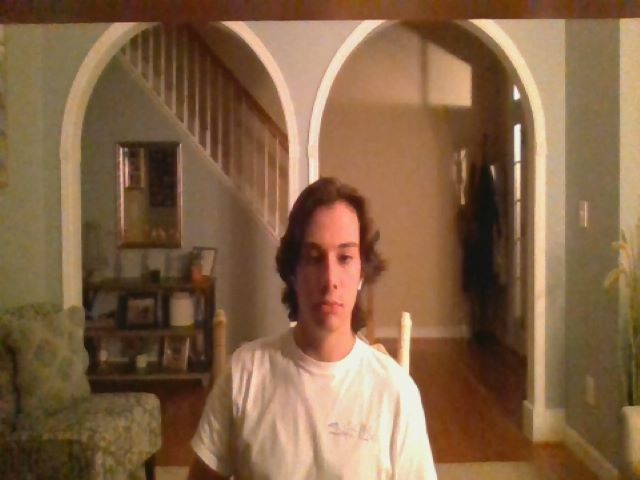
#> input picture Me.jpg, 640 x 480 px
$ python Main.py
#> lines starting #> are read from the running program, lines starting #| are printed output that depends on the picture
import sys

import numpy as np
from PIL import Image

np.set_printoptions(threshold=sys.maxsize)

pic = Image.open("Me.jpg")
#> pic is the input picture: PIL image 640x480 RGB; mean R, G, B 131, 99.3, 69.8

pic = np.asarray(pic)

brightnessArray = np.empty((480, 640, 1), dtype=int)

for i in range(len(pic)):
    for j in range(len(pic[1])):
        avg = round((int(pic[i][j][0]) + int(pic[i][j][1]) + int(pic[i][j][2])) / 3)
        brightnessArray[i][j][0] = avg
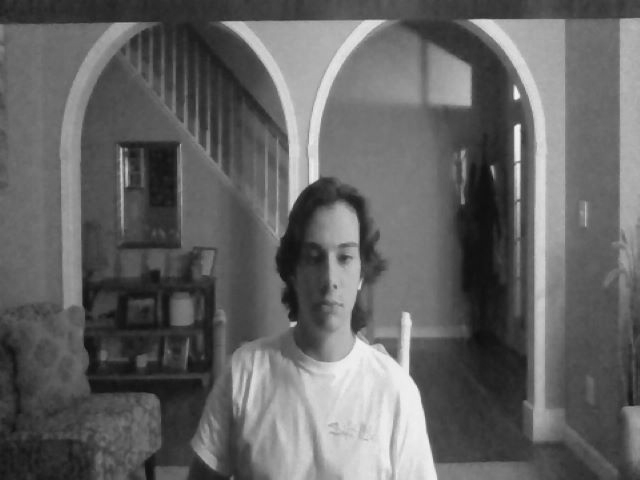
#> brightnessArray: shape (480, 640, 1) int64; min 14, max 246, mean 100

ASCIIcharacters = "``` ^^^ \"\"\" ,,, ::: ;;; III lll !!! iii ~~~ +++ --- ??? ]]] [[[ }}} {{{ 111 ))) ((( ||| \\\\\\ " \
                  "/// ttt fff jjj rrr xxx nnn uuu vvv ccc zzz XXX YYY UUU JJJ CCC LLL QQQ " \
                  "000 OOO ZZZ mmm www qqq " \
                  "ppp ddd bbb kkk hhh aaa ooo *** ### MMM WWW &&& 888 %%% BBB @@@ $$$"

ASCIIarray = list(ASCIIcharacters.split(" "))

finalArray = np.empty((480, 640), dtype=str)

for i in range(len(brightnessArray)):
    for j in range(len(brightnessArray[1])):
        first = int(brightnessArray[i][j][0])
        second = (round(first / 3.984375))
        finalArray[i][j] = ASCIIarray[second - 1]

np.savetxt("data.csv", finalArray, delimiter="", fmt="%s")

$ run again, with Nole.jpg copied over Me.jpg
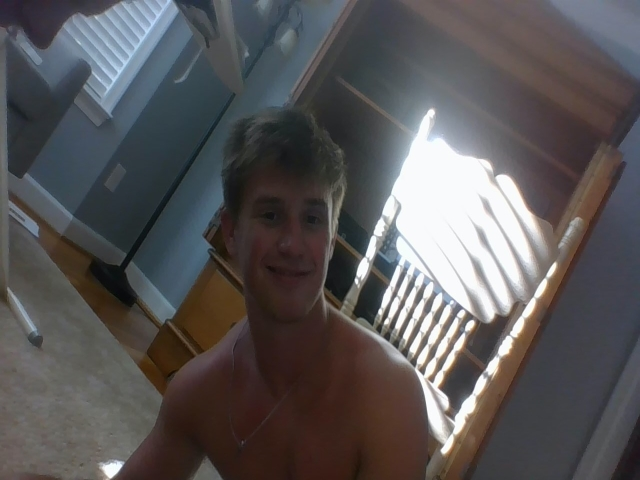
#> input picture Nole.jpg, 640 x 480 px
#> pic is the input picture: PIL image 640x480 RGB; mean R, G, B 89.3, 86.7, 87.6
#> after the loop `for i in range(len(pic)):`:
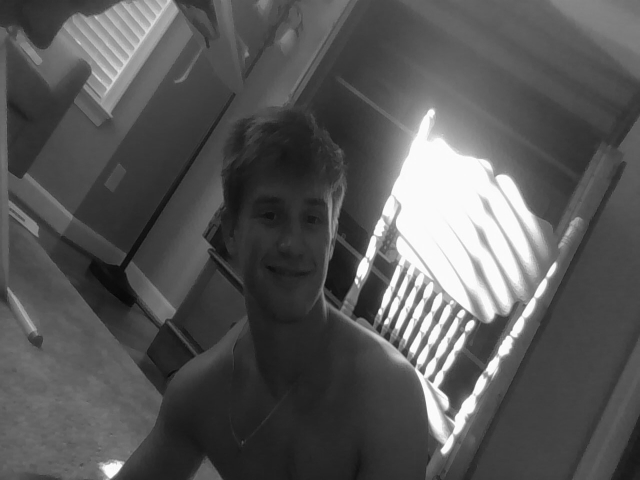
#> brightnessArray: shape (480, 640, 1) int64; min 7, max 255, mean 87.9

$ run again, with ascii-pineapple.jpg copied over Me.jpg
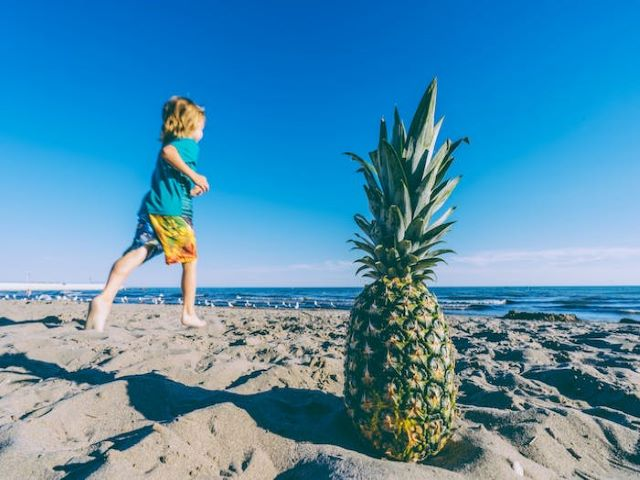
#> input picture ascii-pineapple.jpg, 640 x 480 px
#> pic is the input picture: PIL image 640x480 RGB; mean R, G, B 79.4, 142.8, 176.5
#> after the loop `for i in range(len(pic)):`:
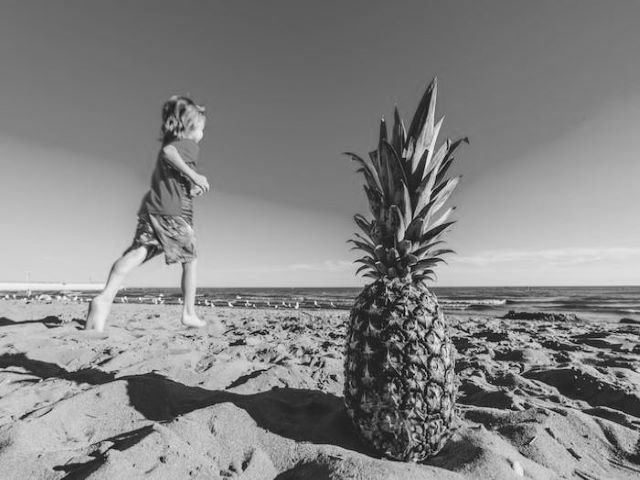
#> brightnessArray: shape (480, 640, 1) int64; min 2, max 248, mean 132.9
